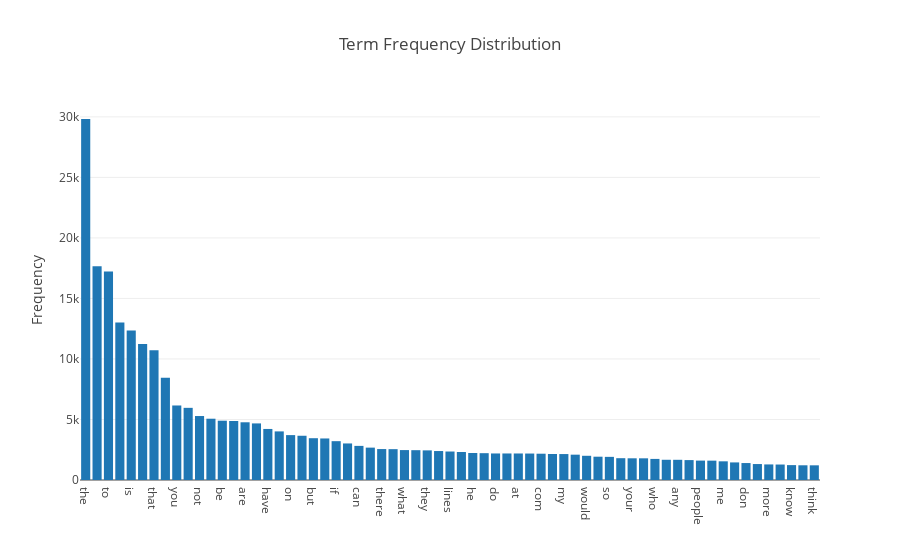

Notebook code cell kept with this figure:
### Markdown cell above
### Exercise 15

### Code cell
sortof_df = decrease_dataset.sort_values(by = 'frequent', ascending=False)

def plot_word_frequency (word_list, plot_title): 
    
    trace1 = { 
    "x": list(word_list[0]), 
    "y": list(word_list[1]), 
    "type": "bar"    
    }
    
    data = go.Data([trace1]) 

    layout = { 
    "title" : plot_title,
    "yaxis" : {"title":"Frequency"}
    }

    fig = go.Figure (data = data, layout = layout)  
    return fig

py.offline.iplot(plot_word_frequency([sortof_df['fn'],sortof_df['frequent']], "Term Frequency Distribution"))

### Figure 1 — Plotly figure (JSON) as saved in the notebook; plotly's stock layout.template omitted (floating-point values rounded to 4 significant figures)
{"data": [{"type": "bar", "uid": "8ff003ba-e036-11e8-83f2-2c56dc0a2af0", "x": ["the", "of", "to", "and", "is", "in", "that", "it", "you", "for", "not", "this", "be", "from", "are", "edu", "have", "as", "on", "with", "but", "or", "if", "was", "can", "we", "there", "by", "what", "subject", "they", "an", "lines", "one", "he", "god", "do", "organization", "at", "re", "com", "about", "my", "all", "would", "will", "so", "some", "your", "no", "who", "has", "any", "writes", "people", "which", "me", "article", "don", "his", "more", "other", "know", "when", "think"], "y": [29825, 17660, 17222, 13017, 12343, 11226, 10723, 8447, 6157, 5962, 5285, 5063, 4898, 4877, 4769, 4675, 4218, 4015, 3709, 3655, 3453, 3432, 3208, 3020, 2818, 2674, 2556, 2548, 2472, 2464, 2448, 2393, 2353, 2312, 2232, 2216, 2193, 2192, 2191, 2186, 2172, 2148, 2143, 2093, 2000, 1925, 1912, 1802, 1793, 1791, 1742, 1671, 1669, 1645, 1604, 1599, 1543, 1453, 1400, 1318, 1286, 1278, 1230, 1215, 1213]}], "layout": {"title": "Term Frequency Distribution", "yaxis": {"title": "Frequency"}}}
